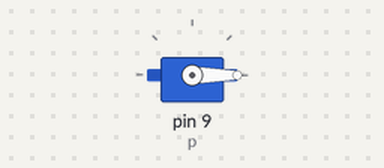
This sketch was run on a simulated Arduino Uno, built with avr-gcc and run on an emulated ATmega328P. On the bench: servo.

Above: at 0.05 s.
At 4.25 s:
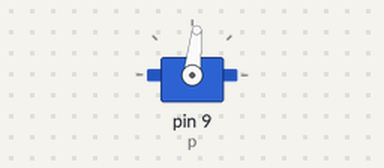
At 8.55 s:
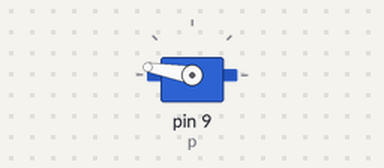
At 17.05 s:
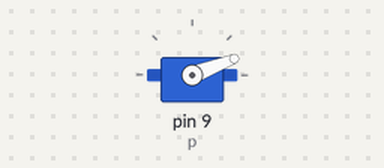
Timing chart, 0 to 23.6 s (numbered marks = the images above):
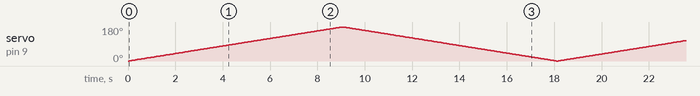

The sketch:

Push_button_with_led.ino
```cpp
#include<Servo.h>
Servo p;
void setup()
{
p.attach(9);
}

void loop()
{
for(int pos=0;pos<=180;pos++){
p.write(pos);
delay(50);

}
for(int pos=180;pos>=0;pos--){
p.write(pos);
delay(50);

}
}
```
